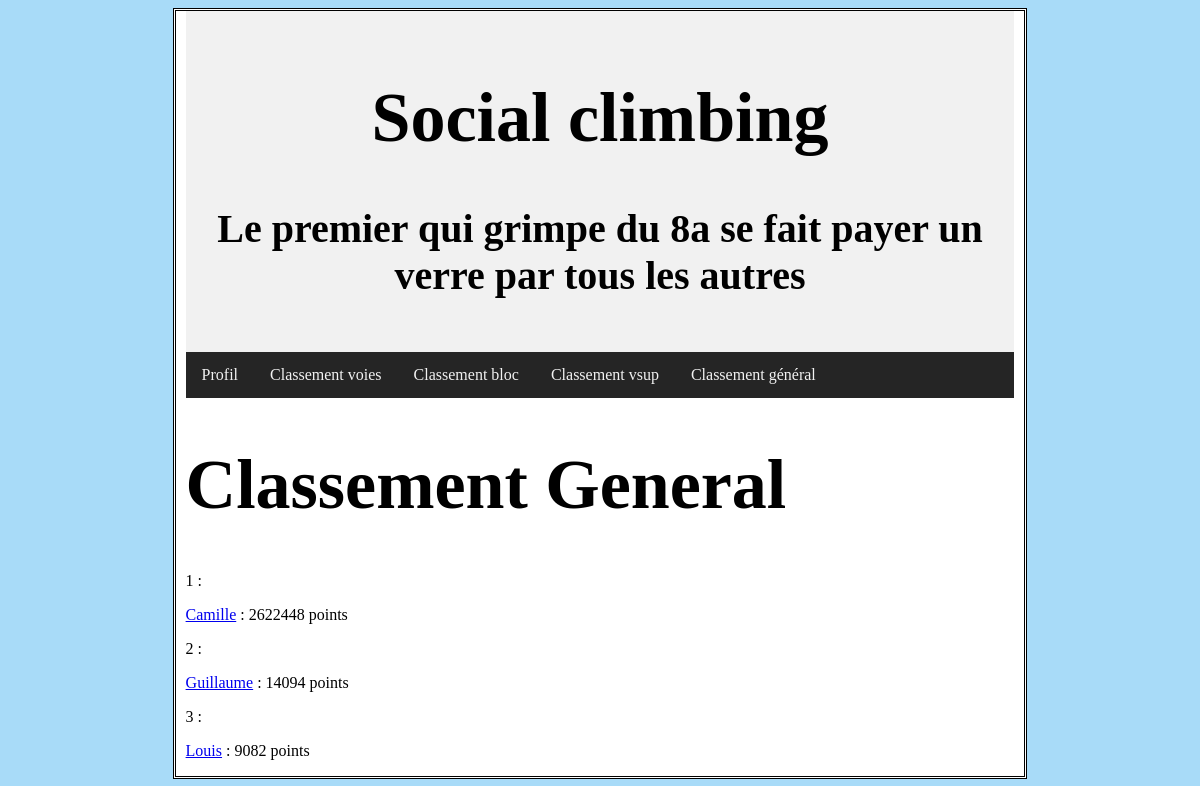
/classementGeneral.php, run on the app's committed database.
### tables this page shows
CREATE TABLE `classement` (
  `id` int(11) NOT NULL,
  `grimpeur` varchar(50) NOT NULL,
  `niveauVoie` varchar(3) NOT NULL,
  `niveauBloc` varchar(3) NOT NULL,
  `niveauVSup` varchar(50) NOT NULL,
  `nbVoies` int(5) NOT NULL,
  `nbBlocs` int(5) NOT NULL,
  `nbVSup` int(5) NOT NULL,
  `points` int(10) NOT NULL,
  `pointsVoie` int(10) NOT NULL,
  `pointsBloc` int(10) NOT NULL,
  `pointsVSup` int(10) NOT NULL
);

### fonctionsClassement.php (called while the page is built, shortened)
<?php
function classement($table)
{
    global $conn;
    switch($table)
    {
        case "general":
            $query = "SELECT * FROM classement ORDER BY points DESC";
            break;
    }
    $result = $conn->query($query);
    $array = array();
    if( mysqli_num_rows($result) != 0 ){
        while( $row = $result->fetch_assoc() ){
            $array[] = $row;
        }
    }
    return $array;
}
?>

### classementGeneral.php (the view, shortened to what this page needs)
<?php
include("Functions.php");
?>
<!DOCTYPE html>
<html lang="fr">
<head>
    <?php
    include("head.php");
    ?>
</head>
<body>
<div id="MainContainer">
    <?php
    include("header_topnav.php");
    include("fonctionsClassement.php");
    $classement = classement("general");
    echo'<h1>Classement General</h1>';
    $i = 0;
    foreach($classement as $index => $row) {
        $i++;
        echo'<p>'.$i.' : </p>';
        $id = $row['id'];
        $points = $row['points'];
        $grimpeur = $row['grimpeur'];
        ?><p><a href="profil.php?id=<?php echo $id?>"><?php echo $grimpeur?></a> : <?php echo $points?> points</p>
        <?php
    }
    ?>
</div>
</body>
</html>

### StyleTD/StyleTD1.css (style rules this page uses)
h1 { font-family: "Brush Script MT", verdana; font-size: 70px; }
body { font-family: Georgia; background-color: rgba(55, 173, 241, 0.432); }
#MainContainer { margin: 0px auto; width: 70%; height: 100% border-width: 0px 10px; border-style:double; border-color:black; padding: 0px 10px; background-color:white; }

### data on the page
classement: grimpeur "Camille", points "2622448"
classement: grimpeur "Guillaume", points "14094"
classement: grimpeur "Louis", points "9082"
